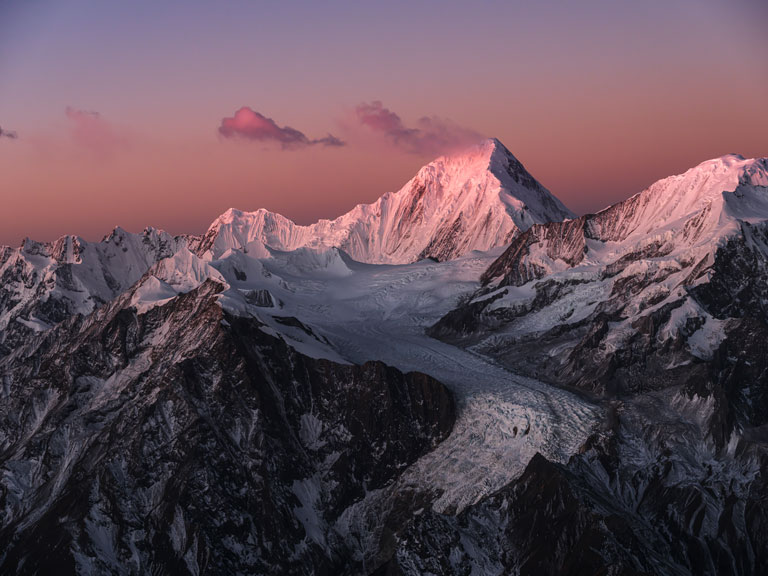
%> input picture img_02.jpg, 768 x 576 px
$ octave histogram_and_contrast.m   (GNU Octave 9; MATLAB toolbox functions it lacks are replaced by stand-ins)
%> lines starting %> are read from the running program, lines starting %| are printed output that depends on the picture
original2 = imread('img_02.jpg');
%> original2 is the input picture: size 576x768x3 uint8; mean R, G, B 96.8, 77, 87.4
subplot(3,3,2),imshow(original2),title('Original Image')

%% grayscale
grayscale2 = im2gray(original2);
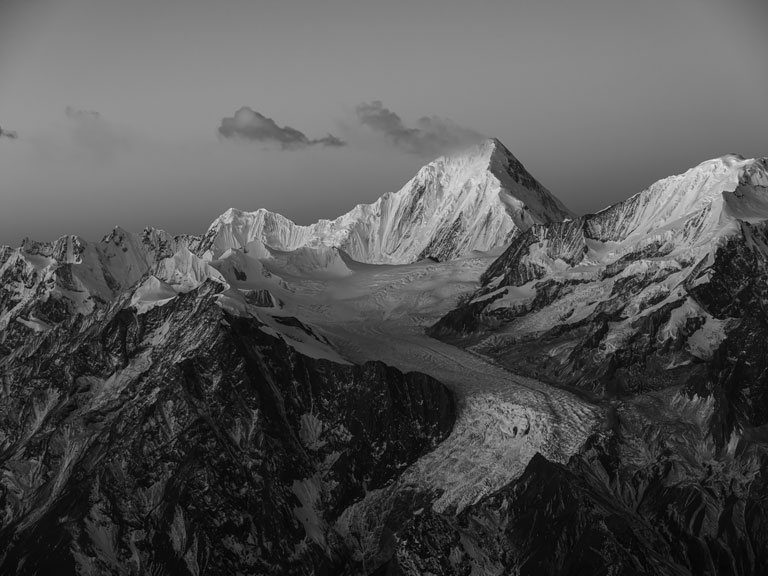
%> grayscale2: size 576x768 uint8; min 0, max 235, mean 84.1
subplot(3,3,4),imshow(grayscale2),title('Grayscale Image');

%% histogram of grayscale
subplot(3,3,6), imhist(grayscale2), title('Histogram of Image ');

%% constract enhancing using histogram equalisation
 image1_contrast = histeq(grayscale2);
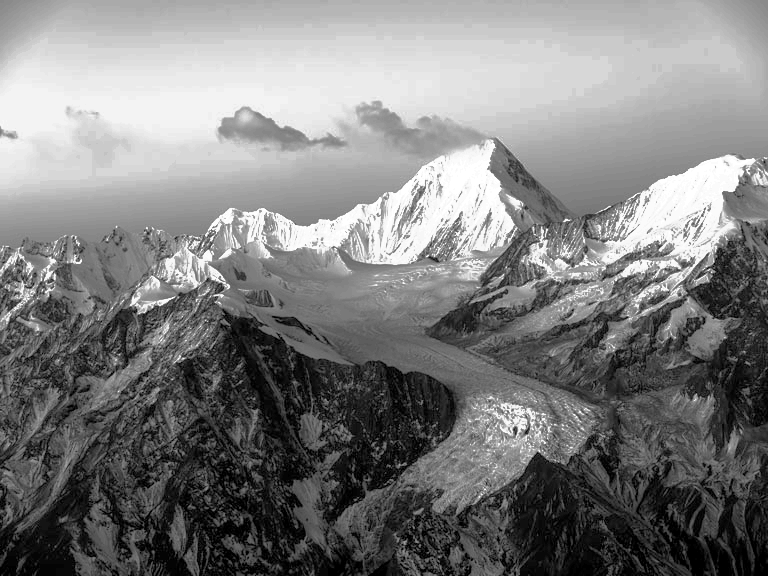
%> image1_contrast: size 576x768 uint8; min 0, max 255, mean 126.5
 subplot(3,3,7), imshow(image1_contrast), title('Enhancing contrast of greyscale image');

 %% histogram of equalised image
subplot(3,3,9), imhist(image1_contrast), title('Histogram of enhanced image');
%> after `title('Histogram of enhanced image')`:
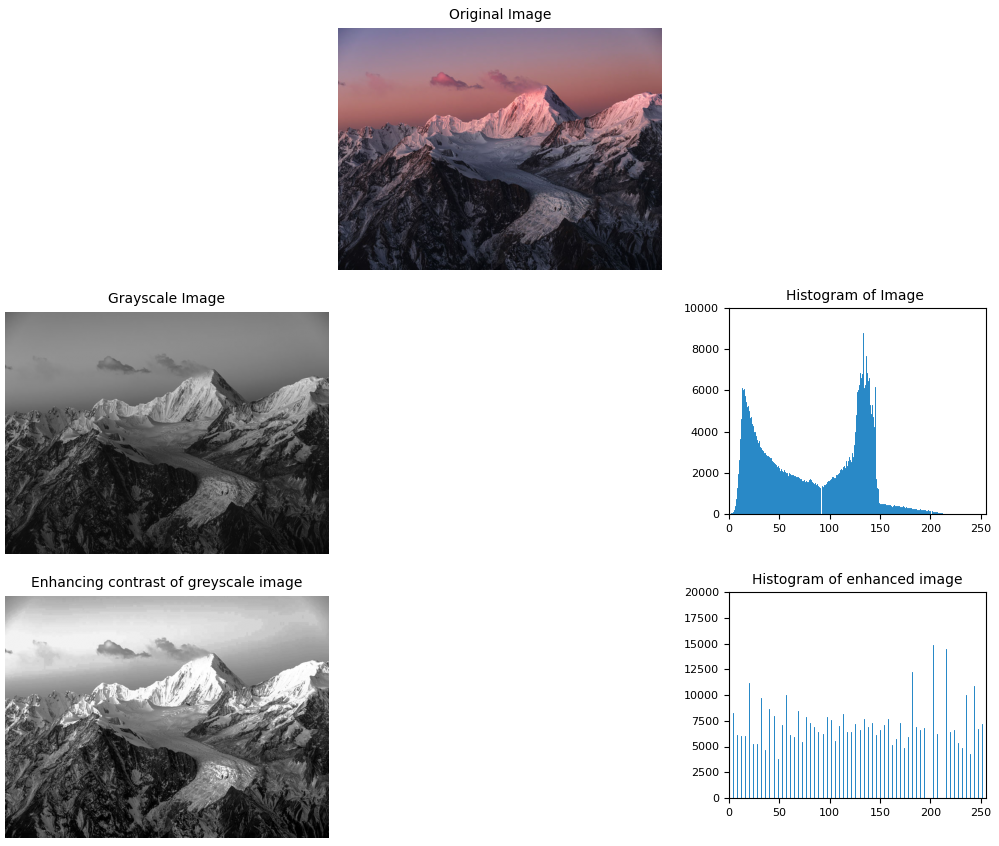
%> figure redrawn from the program's plot data, 5 panels

$ run again, with img_01.jpg copied over img_02.jpg
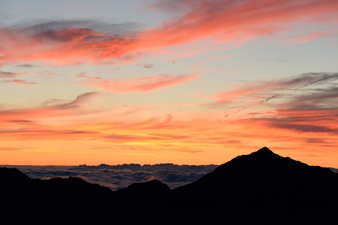
%> input picture img_01.jpg, 338 x 225 px
%> original2 is the input picture: size 225x338x3 uint8; mean R, G, B 157.4, 116.6, 96.6
%> `grayscale2 = im2gray(original2);`:
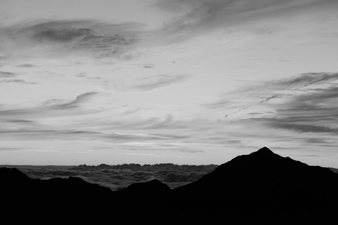
%> grayscale2: size 225x338 uint8; min 0, max 219, mean 126.5
%> `image1_contrast = histeq(grayscale2);`:
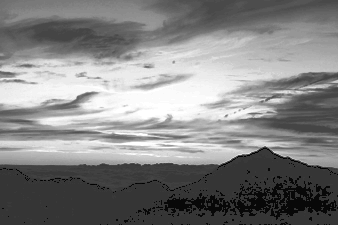
%> image1_contrast: size 225x338 uint8; min 0, max 255, mean 130.9
